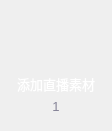
<?xml version="1.0" encoding="UTF-8"?>
<ui version="4.0">
 <class>GiftPageItem</class>
 <widget class="QDialog" name="GiftPageItem">
  <property name="geometry">
   <rect>
    <x>0</x>
    <y>0</y>
    <width>112</width>
    <height>131</height>
   </rect>
  </property>
  <property name="windowTitle">
   <string>Dialog</string>
  </property>
  <layout class="QVBoxLayout" name="verticalLayout">
   <property name="spacing">
    <number>0</number>
   </property>
   <property name="leftMargin">
    <number>0</number>
   </property>
   <property name="topMargin">
    <number>0</number>
   </property>
   <property name="rightMargin">
    <number>0</number>
   </property>
   <property name="bottomMargin">
    <number>0</number>
   </property>
   <item>
    <widget class="QWidget" name="widget_17" native="true">
     <property name="minimumSize">
      <size>
       <width>112</width>
       <height>131</height>
      </size>
     </property>
     <property name="maximumSize">
      <size>
       <width>112</width>
       <height>131</height>
      </size>
     </property>
     <property name="styleSheet">
      <string notr="true">QWidget{	
border:none;
}

QWidget::hover{

background: #261D47;
border-radius: 17px;
border: 2px solid rgba(240, 150, 242, 1);
}
</string>
     </property>
     <widget class="QLabel" name="name">
      <property name="geometry">
       <rect>
        <x>1</x>
        <y>74</y>
        <width>110</width>
        <height>19</height>
       </rect>
      </property>
      <property name="minimumSize">
       <size>
        <width>110</width>
        <height>19</height>
       </size>
      </property>
      <property name="maximumSize">
       <size>
        <width>110</width>
        <height>19</height>
       </size>
      </property>
      <property name="layoutDirection">
       <enum>Qt::LeftToRight</enum>
      </property>
      <property name="styleSheet">
       <string notr="true">font-family: &quot;微软雅黑&quot;;
font-size: 13px;
color: #FFFFFF;
text-align: center;
background:transparent;
border:none;</string>
      </property>
      <property name="text">
       <string>添加直播素材</string>
      </property>
      <property name="alignment">
       <set>Qt::AlignCenter</set>
      </property>
     </widget>
     <widget class="QLabel" name="image">
      <property name="geometry">
       <rect>
        <x>21</x>
        <y>3</y>
        <width>69</width>
        <height>69</height>
       </rect>
      </property>
      <property name="minimumSize">
       <size>
        <width>69</width>
        <height>69</height>
       </size>
      </property>
      <property name="maximumSize">
       <size>
        <width>69</width>
        <height>69</height>
       </size>
      </property>
      <property name="styleSheet">
       <string notr="true">background-color: transparent; 
border:none;</string>
      </property>
      <property name="text">
       <string/>
      </property>
      <property name="scaledContents">
       <bool>true</bool>
      </property>
     </widget>
     <widget class="click_label" name="addSourceBtn_2">
      <property name="geometry">
       <rect>
        <x>0</x>
        <y>0</y>
        <width>112</width>
        <height>131</height>
       </rect>
      </property>
      <property name="minimumSize">
       <size>
        <width>112</width>
        <height>131</height>
       </size>
      </property>
      <property name="maximumSize">
       <size>
        <width>112</width>
        <height>131</height>
       </size>
      </property>
      <property name="styleSheet">
       <string notr="true">background-color: transparent; 
border:none;</string>
      </property>
      <property name="text">
       <string/>
      </property>
     </widget>
     <widget class="QPushButton" name="price">
      <property name="geometry">
       <rect>
        <x>1</x>
        <y>96</y>
        <width>110</width>
        <height>20</height>
       </rect>
      </property>
      <property name="styleSheet">
       <string notr="true">border:none;
font-family: .&quot;微软雅黑&quot;;
font-size: 13px;
color: #858397;
text-align: center;
font-style: normal;
background: transparent;</string>
      </property>
      <property name="text">
       <string>1</string>
      </property>
      <property name="icon">
       <iconset resource="../res.qrc">
        <normaloff>:/images/jinbi.png</normaloff>:/images/jinbi.png</iconset>
      </property>
      <property name="iconSize">
       <size>
        <width>19</width>
        <height>19</height>
       </size>
      </property>
     </widget>
     <zorder>addSourceBtn_2</zorder>
     <zorder>name</zorder>
     <zorder>image</zorder>
     <zorder>price</zorder>
    </widget>
   </item>
  </layout>
 </widget>
 <customwidgets>
  <customwidget>
   <class>click_label</class>
   <extends>QLabel</extends>
   <header location="global">click_label.h</header>
   <slots>
    <signal>clicked()</signal>
   </slots>
  </customwidget>
 </customwidgets>
 <resources>
  <include location="../res.qrc"/>
 </resources>
 <connections/>
</ui>
